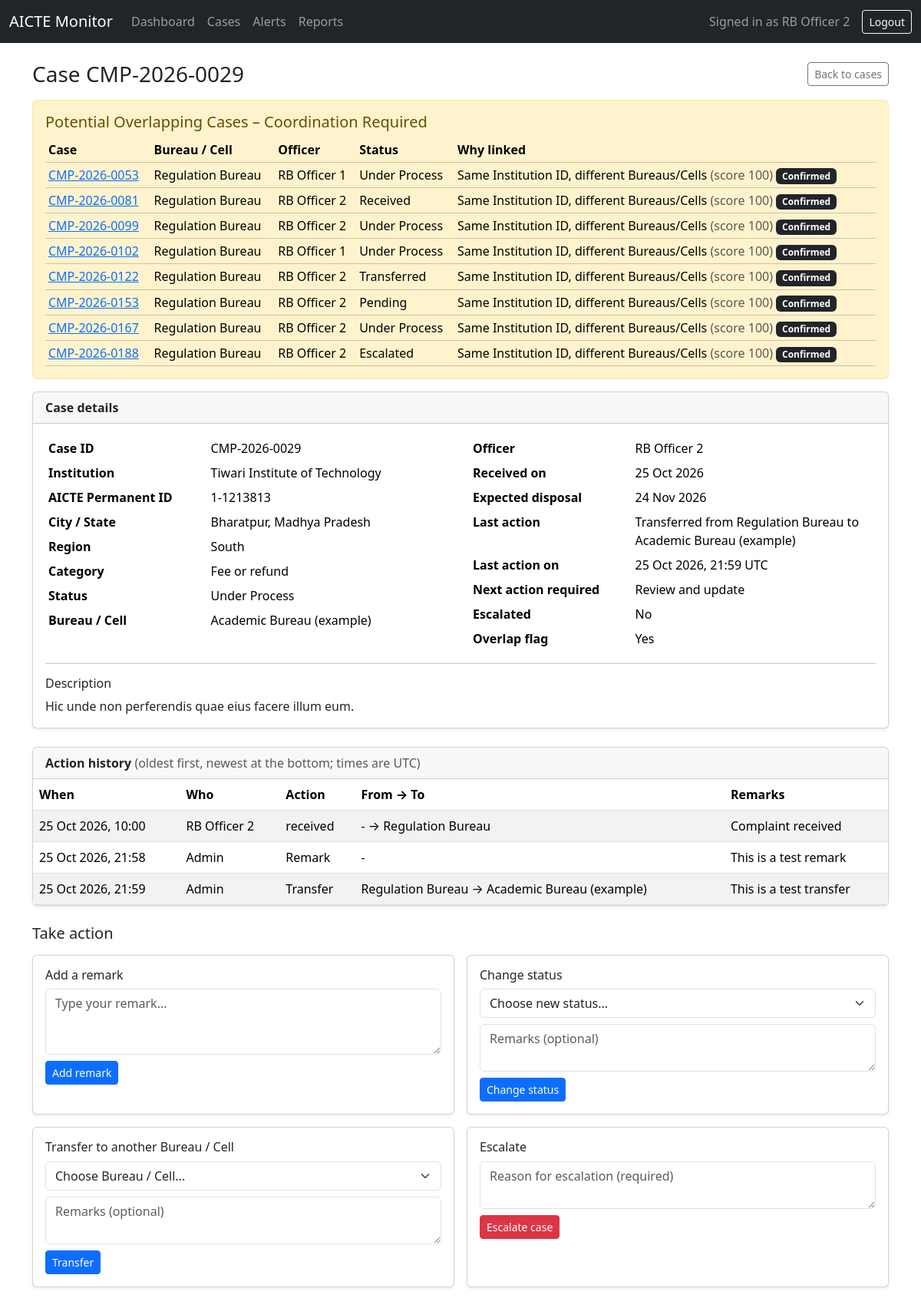
Page /cases/CMP-2026-0029 (signed in) on the committed database.
### models.py (models this page shows)
class User(UserMixin, db.Model):
    __tablename__ = "users"
    id = db.Column(db.Integer, primary_key=True)
    name = db.Column(db.String(100), nullable=False)
    email = db.Column(db.String(120), unique=True, nullable=False)
    password_hash = db.Column(db.String(255), nullable=False)
    role = db.Column(db.String(30), nullable=False)  # admin, officer, regional, senior
    bureau_id = db.Column(db.Integer, db.ForeignKey("bureaus.id"))
    region = db.Column(db.String(50))
    bureau = db.relationship("Bureau")

class Case(db.Model):
    __tablename__ = "cases"
    id = db.Column(db.String(30), primary_key=True)  # e.g. CMP-2026-0001
    institution_id = db.Column(db.String(20), db.ForeignKey("institutions.id"), nullable=False)
    category = db.Column(db.String(60))
    description = db.Column(db.Text)
    received_on = db.Column(db.Date)
    status = db.Column(db.String(30), default="Received")
    current_bureau_id = db.Column(db.Integer, db.ForeignKey("bureaus.id"))
    assigned_officer_id = db.Column(db.Integer, db.ForeignKey("users.id"))
    last_action_summary = db.Column(db.String(200))
    last_action_on = db.Column(db.DateTime)
    next_action_required = db.Column(db.String(200))
    expected_disposal_on = db.Column(db.Date)
    is_escalated = db.Column(db.Boolean, default=False)
    overlap_flag = db.Column(db.Boolean, default=False)
    current_bureau = db.relationship("Bureau")
    officer = db.relationship("User")
    actions = db.relationship("CaseAction", backref="case", order_by="CaseAction.performed_at")

class Bureau(db.Model):
    __tablename__ = "bureaus"
    id = db.Column(db.Integer, primary_key=True)
    code = db.Column(db.String(20), unique=True, nullable=False)
    name = db.Column(db.String(120), nullable=False)

class CaseLink(db.Model):
    __tablename__ = "case_links"
    id = db.Column(db.Integer, primary_key=True)
    case_a_id = db.Column(db.String(30), db.ForeignKey("cases.id"))
    case_b_id = db.Column(db.String(30), db.ForeignKey("cases.id"))
    link_type = db.Column(db.String(30))
    match_score = db.Column(db.Integer)
    reason = db.Column(db.String(250))
    review_state = db.Column(db.String(20), default="suggested")  # suggested, confirmed, dismissed
    created_at = db.Column(db.DateTime, default=datetime.utcnow)

class Institution(db.Model):
    __tablename__ = "institutions"
    id = db.Column(db.String(20), primary_key=True)  # AICTE Permanent ID
    name = db.Column(db.String(200), nullable=False)
    city = db.Column(db.String(100))
    state = db.Column(db.String(100))
    region = db.Column(db.String(50))
    cases = db.relationship("Case", backref="institution")

class CaseAction(db.Model):
    __tablename__ = "case_actions"
    id = db.Column(db.Integer, primary_key=True)
    case_id = db.Column(db.String(30), db.ForeignKey("cases.id"), nullable=False)
    action_type = db.Column(db.String(30))
    from_bureau_id = db.Column(db.Integer, db.ForeignKey("bureaus.id"))
    to_bureau_id = db.Column(db.Integer, db.ForeignKey("bureaus.id"))
    performed_by = db.Column(db.Integer, db.ForeignKey("users.id"))
    performed_at = db.Column(db.DateTime, default=datetime.utcnow)
    remarks = db.Column(db.Text)

### app.py (the view)
@app.route("/cases/<case_id>")
def case_detail(case_id):
    case = db.get_or_404(Case, case_id)
    links = (
        CaseLink.query.filter(
            or_(CaseLink.case_a_id == case.id, CaseLink.case_b_id == case.id),
            CaseLink.review_state != "dismissed",
        )
        .order_by(CaseLink.match_score.desc())
        .all()
    )
    linked_cases = []
    for link in links:
        other_id = link.case_b_id if link.case_a_id == case.id else link.case_a_id
        other = db.session.get(Case, other_id)
        if other:
            linked_cases.append({"link": link, "case": other})
    bureau_names = {b.id: b.name for b in Bureau.query.all()}
    user_names = {u.id: u.name for u in User.query.all()}
    return render_template(
        "case_detail.html",
        case=case,
        linked_cases=linked_cases,
        bureaus=Bureau.query.order_by(Bureau.name).all(),
        bureau_names=bureau_names,
        user_names=user_names,
        statuses=status_choices(),
    )

### app.py (called while the page is built)
@login_manager.user_loader
def load_user(user_id):
    return db.session.get(User, int(user_id))

@app.before_request
def require_login():
    if request.endpoint in ("login", "static"):
        return None
    if not current_user.is_authenticated:
        return redirect(url_for("login"))
    return None

def status_choices():
    in_database = [
        row[0]
        for row in db.session.query(Case.status).filter(Case.status.isnot(None)).distinct()
    ]
    return sorted(set(DEFAULT_STATUSES) | set(in_database))

### templates/case_detail.html (shortened to what this page needs)
{% extends "base.html" %}
{% block content %}
<div class="d-flex justify-content-between align-items-center mb-3">
    <h3 class="mb-0">
        Case {{ case.id }}
    </h3>
    <a href="/cases" class="btn btn-outline-secondary btn-sm">Back to cases</a>
</div>
{% if linked_cases %}
<div class="alert alert-warning">
    <h5 class="alert-heading">Potential Overlapping Cases &ndash; Coordination Required</h5>
    <div class="table-responsive">
        <table class="table table-sm table-warning align-middle mb-0">
            <thead>
                <tr>
                    <th>Case</th>
                    <th>Bureau / Cell</th>
                    <th>Officer</th>
                    <th>Status</th>
                    <th>Why linked</th>
                </tr>
            </thead>
            <tbody>
                {% for item in linked_cases %}
                <tr>
                    <td><a href="/cases/{{ item.case.id }}">{{ item.case.id }}</a></td>
                    <td>{{ item.case.current_bureau.name if item.case.current_bureau else '-' }}</td>
                    <td>{{ item.case.officer.name if item.case.officer else 'Unassigned' }}</td>
                    <td>{{ item.case.status or '-' }}</td>
                    <td>
                        {{ item.link.reason or '-' }}
                        {% if item.link.match_score is not none %}
                            <span class="text-muted">(score {{ item.link.match_score }})</span>
                        {% endif %}
                        {% if item.link.review_state == 'confirmed' %}
                            <span class="badge bg-dark">Confirmed</span>
                        {% endif %}
                    </td>
                </tr>
                {% endfor %}
            </tbody>
        </table>
    </div>
</div>
{% endif %}
<div class="card shadow-sm mb-4">
    <div class="card-header fw-semibold">Case details</div>
    <div class="card-body">
        <div class="row">
            <div class="col-md-6">
                <table class="table table-borderless table-sm mb-0">
                    <tr><th style="width:40%">Case ID</th><td>{{ case.id }}</td></tr>
                    <tr><th>Institution</th><td>{{ case.institution.name }}</td></tr>
                    <tr><th>AICTE Permanent ID</th><td>{{ case.institution.id }}</td></tr>
                    <tr><th>City / State</th><td>{{ case.institution.city or '-' }}, {{ case.institution.state or '-' }}</td></tr>
                    <tr><th>Region</th><td>{{ case.institution.region or '-' }}</td></tr>
                    <tr><th>Category</th><td>{{ case.category or '-' }}</td></tr>
                    <tr><th>Status</th><td>{{ case.status or '-' }}</td></tr>
                    <tr><th>Bureau / Cell</th><td>{{ case.current_bureau.name if case.current_bureau else '-' }}</td></tr>
                </table>
            </div>
            <div class="col-md-6">
                <table class="table table-borderless table-sm mb-0">
                    <tr><th style="width:40%">Officer</th><td>{{ case.officer.name if case.officer else 'Unassigned' }}</td></tr>
                    <tr><th>Received on</th><td>{{ case.received_on.strftime('%d %b %Y') if case.received_on else '-' }}</td></tr>
                    <tr><th>Expected disposal</th><td>{{ case.expected_disposal_on.strftime('%d %b %Y') if case.expected_disposal_on else '-' }}</td></tr>
                    <tr><th>Last action</th><td>{{ case.last_action_summary or '-' }}</td></tr>
                    <tr><th>Last action on</th><td>{{ case.last_action_on.strftime('%d %b %Y, %H:%M') + ' UTC' if case.last_action_on else '-' }}</td></tr>
                    <tr><th>Next action required</th><td>{{ case.next_action_required or '-' }}</td></tr>
                    <tr><th>Escalated</th><td>{{ 'Yes' if case.is_escalated else 'No' }}</td></tr>
                    <tr><th>Overlap flag</th><td>{{ 'Yes' if case.overlap_flag else 'No' }}</td></tr>
                </table>
            </div>
        </div>
        <hr>
        <h6>Description</h6>
        <p class="mb-0" style="white-space: pre-wrap;">{{ case.description or 'No description.' }}</p>
    </div>
</div>
<div class="card shadow-sm mb-4">
    <div class="card-header fw-semibold">Action history <span class="text-muted fw-normal">(oldest first, newest at the bottom; times are UTC)</span></div>
    <div class="table-responsive">
        <table class="table table-striped align-middle mb-0">
            <thead>
                <tr>
                    <th>When</th>
                    <th>Who</th>
                    <th>Action</th>
                    <th>From &rarr; To</th>
                    <th>Remarks</th>
                </tr>
            </thead>
            <tbody>
                {% for a in case.actions %}
                <tr>
                    <td class="text-nowrap">{{ a.performed_at.strftime('%d %b %Y, %H:%M') if a.performed_at else '-' }}</td>
                    <td>{{ user_names.get(a.performed_by, 'Unknown') }}</td>
                    <td>{{ a.action_type or '-' }}</td>
                    <td>
                        {% if a.from_bureau_id or a.to_bureau_id %}
                            {{ bureau_names.get(a.from_bureau_id, '-') }} &rarr; {{ bureau_names.get(a.to_bureau_id, '-') }}
                        {% else %}-{% endif %}
                    </td>
                    <td style="white-space: pre-wrap;">{{ a.remarks or '-' }}</td>
                </tr>
                {% else %}
                <tr><td colspan="5" class="text-center text-muted py-3">No actions recorded yet.</td></tr>
                {% endfor %}
            </tbody>
        </table>
    </div>
</div>
<h5 class="mb-3">Take action</h5>
<div class="row g-3 mb-5">
    <div class="col-md-6">
        <div class="card h-100 shadow-sm">
            <div class="card-body">
                <h6 class="card-title">Add a remark</h6>
                <form method="POST" action="{{ url_for('add_remark', case_id=case.id) }}">
                    <textarea class="form-control mb-2" name="remarks" rows="3" placeholder="Type your remark..." required></textarea>
                    <button type="submit" class="btn btn-primary btn-sm">Add remark</button>
                </form>
            </div>
        </div>
    </div>
    <div class="col-md-6">
        <div class="card h-100 shadow-sm">
            <div class="card-body">
                <h6 class="card-title">Change status</h6>
                <form method="POST" action="{{ url_for('change_status', case_id=case.id) }}">
                    <select class="form-select mb-2" name="status" required>
                        <option value="">Choose new status...</option>
                    </select>
                    <textarea class="form-control mb-2" name="remarks" rows="2" placeholder="Remarks (optional)"></textarea>
                    <button type="submit" class="btn btn-primary btn-sm">Change status</button>
                </form>
            </div>
        </div>
    </div>
    <div class="col-md-6">
        <div class="card h-100 shadow-sm">
            <div class="card-body">
                <h6 class="card-title">Transfer to another Bureau / Cell</h6>
                <form method="POST" action="{{ url_for('transfer_case', case_id=case.id) }}">
                    <select class="form-select mb-2" name="to_bureau" required>
                        <option value="">Choose Bureau / Cell...</option>
                    </select>
                    <textarea class="form-control mb-2" name="remarks" rows="2" placeholder="Remarks (optional)"></textarea>
                    <button type="submit" class="btn btn-primary btn-sm">Transfer</button>
                </form>
            </div>
        </div>
    </div>
    <div class="col-md-6">
        <div class="card h-100 shadow-sm">
            <div class="card-body">
                <h6 class="card-title">Escalate</h6>
                {% if case.is_escalated %}
                    <p class="text-muted mb-0">This case has already been escalated.</p>
                {% else %}
                <form method="POST" action="{{ url_for('escalate_case', case_id=case.id) }}">
                    <textarea class="form-control mb-2" name="remarks" rows="2" placeholder="Reason for escalation (required)" required></textarea>
                    <button type="submit" class="btn btn-danger btn-sm">Escalate case</button>
                </form>
                {% endif %}
            </div>
        </div>
    </div>
</div>
{% endblock %}

### templates/base.html (shortened to what this page needs)
<!DOCTYPE html>
<html lang="en">
<head>
    <link href="https://cdn.jsdelivr.net/npm/bootstrap@5.3.3/dist/css/bootstrap.min.css" rel="stylesheet">
</head>
<body>
<nav class="navbar navbar-expand-lg navbar-dark bg-dark">
    <div class="container-fluid">
        <a class="navbar-brand" href="/dashboard">AICTE Monitor</a>
        {% if current_user.is_authenticated %}
        <div class="collapse navbar-collapse" id="mainNav">
            <ul class="navbar-nav me-auto">
                <li class="nav-item"><a class="nav-link" href="/dashboard">Dashboard</a></li>
                <li class="nav-item"><a class="nav-link" href="/cases">Cases</a></li>
                <li class="nav-item"><a class="nav-link" href="/alerts">Alerts</a></li>
                <li class="nav-item"><a class="nav-link" href="/reports">Reports</a></li>
            </ul>
            <span class="navbar-text me-3">Signed in as {{ current_user.name }}</span>
            <a class="btn btn-outline-light btn-sm" href="/logout">Logout</a>
        </div>
        {% endif %}
    </div>
</nav>
<div class="container mt-4">
    {% block content %}{% endblock %}
</div>
</body>
</html>

### rows in the picture
User: name "RB Officer 2", case.officer "RB Officer 2" "RB Officer 2" "RB Officer 2" "RB Officer 2" "RB Officer 2" "RB Officer 2", officer "RB Officer 2"
Case: id "CMP-2026-0029", category "Fee or refund", status "Under Process", received_on "25 Oct 2026", expected_disposal_on "24 Nov 2026", last_action_summary "Transferred from Regulation Bureau to Academic Bureau (example)", last_action_on "25 Oct 2026, 21:59 UTC", next_action_required "Review and update", is_escalated "No", overlap_flag "Yes", description "Hic unde non perferendis quae eius facere illum eum."
Case: case.id "CMP-2026-0053", case "Under Process"
Bureau: case.current_bureau "Regulation Bureau" "Regulation Bureau" "Regulation Bureau" "Regulation Bureau" "Regulation Bureau" "Regulation Bureau" "Regulation Bureau" "Regulation Bureau", get "Regulation Bureau"
User: case.officer "RB Officer 1" "RB Officer 1"
CaseLink: link "Same Institution ID, different Bureaus/Cells", link.match_score "100"
Case: case.id "CMP-2026-0081", case "Received"
CaseLink: link "Same Institution ID, different Bureaus/Cells", link.match_score "100"
Case: case.id "CMP-2026-0099", case "Under Process"
CaseLink: link "Same Institution ID, different Bureaus/Cells", link.match_score "100"
Case: case.id "CMP-2026-0102", case "Under Process"
CaseLink: link "Same Institution ID, different Bureaus/Cells", link.match_score "100"
Case: case.id "CMP-2026-0122", case "Transferred"
CaseLink: link "Same Institution ID, different Bureaus/Cells", link.match_score "100"
Case: case.id "CMP-2026-0153", case "Pending"
CaseLink: link "Same Institution ID, different Bureaus/Cells", link.match_score "100"
Case: case.id "CMP-2026-0167", case "Under Process"
CaseLink: link "Same Institution ID, different Bureaus/Cells", link.match_score "100"
Case: case.id "CMP-2026-0188", case "Escalated"
CaseLink: link "Same Institution ID, different Bureaus/Cells", link.match_score "100"
Institution: institution.name "Tiwari Institute of Technology", institution.id "1-1213813", institution "Bharatpur", institution "Madhya Pradesh", institution "South"
Bureau: current_bureau "Academic Bureau (example)", get "Academic Bureau (example)"
CaseAction: performed_at "25 Oct 2026, 10:00", get "RB Officer 2", action_type "received", get "-", remarks "Complaint received"
CaseAction: performed_at "25 Oct 2026, 21:58", get "Admin", action_type "Remark", remarks "This is a test remark"
CaseAction: performed_at "25 Oct 2026, 21:59", get "Admin", action_type "Transfer", remarks "This is a test transfer"
